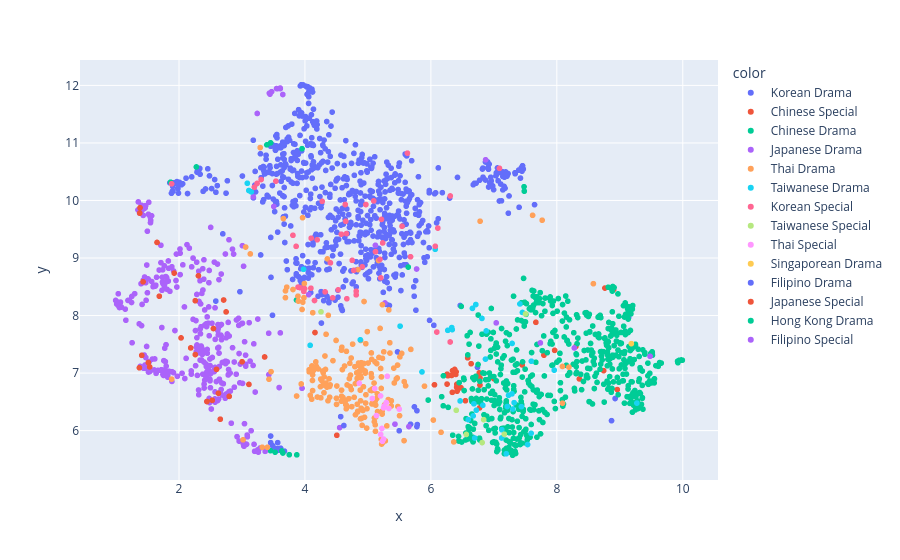

The notebook cell this image was saved under:
### Code cell
import plotly.express as px

fig = px.scatter(
    x=embedding_2d[:,0],
    y=embedding_2d[:,1],
    hover_name=df["title"],
    color=df["media_type"],
)

fig.show()

### Figure 1 — Plotly figure (JSON) as saved in the notebook; plotly's stock layout.template omitted (floating-point values rounded to 4 significant figures; data arrays with more than 128 entries replaced by an {"elided": "..."} marker saying what was removed)
{"data": [{"hovertemplate": "<b>%{hovertext}</b><br><br>color=Korean Drama<br>x=%{x}<br>y=%{y}<extra></extra>", "hovertext": {"elided": "713 str values"}, "legendgroup": "Korean Drama", "marker": {"color": "#636efa", "symbol": "circle"}, "mode": "markers", "name": "Korean Drama", "showlegend": true, "type": "scattergl", "x": {"elided": "713 float values"}, "xaxis": "x", "y": {"elided": "713 float values"}, "yaxis": "y"}, {"hovertemplate": "<b>%{hovertext}</b><br><br>color=Chinese Special<br>x=%{x}<br>y=%{y}<extra></extra>", "hovertext": ["The Untamed Special Edition", "Word of Honor - Epilogue", "Mysterious Lotus Casebook: Special Episode", "Lighter & Princess Extra", "Story of Kunning Palace Extra", "Only for Love Special", "The Double Special", "Immortal Samsara Special", "Moonlight Mystique Extra", "Put Your Head On My Shoulder Special Episode", "Our Secret Extra", "As Beautiful As You Special", "Buying Ears", "Le Coup de Foudre Special", "Gank Your Heart Special", "The Love Equations: Extra Story", "The Sleepless Princess Special", "The Blood of Youth Extra", "House Rules", "A Love So Beautiful Special", "A River Runs Through It Special", "Hu Tong: Chapter 1", "Joy of Life Special Edition", "Begin Again: Special", "The Rational Life: The Proposal Battle", "Good Bye My Princess: Special", "The Blooms at Ruyi Pavilion:  Spin-off", "Fake It Till You Make It Special", "Use for my Talent: Special Episode", "New Generation: Because I Have a Home", "Love Unexpected Special", "You Are My Secret Special", "Secrets Happened on the Litchi Island Extra", "Rainkissed Fate"], "legendgroup": "Chinese Special", "marker": {"color": "#EF553B", "symbol": "circle"}, "mode": "markers", "name": "Chinese Special", "showlegend": true, "type": "scattergl", "x": [7.795, 7.965, 7.667, 6.343, 6.377, 6.271, 6.4, 9.261, 7.45, 6.34, 6.478, 6.443, 6.639, 6.78, 6.548, 6.409, 8.763, 8.96, 6.584, 6.257, 6.329, 8.303, 6.768, 6.396, 6.998, 8.904, 8.744, 6.78, 6.412, 6.773, 6.259, 6.416, 6.057, 8.358], "xaxis": "x", "y": [7.311, 7.395, 7.883, 7.042, 7.064, 6.954, 7.022, 6.432, 7.142, 6.666, 6.746, 6.736, 7.163, 6.915, 6.52, 6.754, 8.478, 6.713, 7.265, 6.809, 6.959, 7.464, 7.005, 6.977, 6.904, 8.455, 7.042, 6.792, 6.806, 6.395, 6.981, 6.685, 6.796, 6.899], "yaxis": "y"}, {"hovertemplate": "<b>%{hovertext}</b><br><br>color=Chinese Drama<br>x=%{x}<br>y=%{y}<extra></extra>", "hovertext": {"elided": "552 str values"}, "legendgroup": "Chinese Drama", "marker": {"color": "#00cc96", "symbol": "circle"}, "mode": "markers", "name": "Chinese Drama", "showlegend": true, "type": "scattergl", "x": {"elided": "552 float values"}, "xaxis": "x", "y": {"elided": "552 float values"}, "yaxis": "y"}, {"hovertemplate": "<b>%{hovertext}</b><br><br>color=Japanese Drama<br>x=%{x}<br>y=%{y}<extra></extra>", "hovertext": {"elided": "340 str values"}, "legendgroup": "Japanese Drama", "marker": {"color": "#ab63fa", "symbol": "circle"}, "mode": "markers", "name": "Japanese Drama", "showlegend": true, "type": "scattergl", "x": {"elided": "340 float values"}, "xaxis": "x", "y": {"elided": "340 float values"}, "yaxis": "y"}, {"hovertemplate": "<b>%{hovertext}</b><br><br>color=Thai Drama<br>x=%{x}<br>y=%{y}<extra></extra>", "hovertext": {"elided": "200 str values"}, "legendgroup": "Thai Drama", "marker": {"color": "#FFA15A", "symbol": "circle"}, "mode": "markers", "name": "Thai Drama", "showlegend": true, "type": "scattergl", "x": {"elided": "200 float values"}, "xaxis": "x", "y": {"elided": "200 float values"}, "yaxis": "y"}, {"hovertemplate": "<b>%{hovertext}</b><br><br>color=Taiwanese Drama<br>x=%{x}<br>y=%{y}<extra></extra>", "hovertext": ["Someday or One Day", "Oh No! Here Comes Trouble", "More than Blue: The Series", "Had I Not Seen the Sun Part 2", "See Your Love", "Had I Not Seen the Sun", "Autumn's Concerto", "Lost Romance", "Unknown", "The World between Us", "They Kiss Again", "HIStory3", "We Best Love: No. 1 For You", "The On1y One", "We Best Love: Fighting Mr. 2nd", "Mars", "Copycat Killer", "Meet Me @ 1006", "It Started with a Kiss", "Danger Zone: The Dark Night", "Rainless Love in a Godless Land", "Shards of Her", "The Victims' Game", "In Time with You", "Back to 1989", "Kiseki: Dear to Me", "Light the Night Season 2", "Light the Night", "Before We Get Married", "The Victims' Game Season 2", "Black & White", "About Youth", "Danger Zone Season 2: The Silver Lining", "Bromance", "My Tooth Your Love", "Someone Like You", "Lesson in Love", "Attention, Love!", "HIStory2", "Light the Night Season 3", "You're My Destiny"], "legendgroup": "Taiwanese Drama", "marker": {"color": "#19d3f3", "symbol": "circle"}, "mode": "markers", "name": "Taiwanese Drama", "showlegend": true, "type": "scattergl", "x": [7.124, 3.977, 6.069, 6.879, 7.322, 6.811, 7.958, 7.595, 7.287, 5.859, 6.722, 7.454, 7.126, 6.593, 6.464, 6.867, 3.109, 7.29, 6.671, 6.66, 9.271, 4.879, 3.148, 7.592, 6.825, 5.511, 6.331, 6.268, 6.683, 3.085, 7.413, 7.196, 6.714, 7.233, 7.212, 7.302, 4.083, 7.536, 6.695, 6.339, 7.438], "xaxis": "x", "y": [5.872, 8.805, 9.152, 7.733, 6.486, 7.951, 7.051, 7.207, 6.639, 7.02, 6.356, 8.054, 6.016, 6.191, 6.516, 7.244, 10.17, 7.515, 6.256, 8.125, 6.479, 7.579, 10.15, 5.954, 6.441, 7.816, 7.791, 7.743, 6.466, 10.3, 8.202, 5.598, 8.192, 6.614, 6.419, 6.376, 7.483, 5.759, 5.872, 7.756, 6.417], "yaxis": "y"}, {"hovertemplate": "<b>%{hovertext}</b><br><br>color=Korean Special<br>x=%{x}<br>y=%{y}<extra></extra>", "hovertext": ["Mouse: The Predator", "tvN O'PENing: Our Beautiful Summer", "Dr. Romantic: APPENDIX, The Beginning of Everything", "Two Lights: Relumino", "Temptation of the Wife of Heirs Over Flowers", "The Temperature of Sophisticated Golden My-Way", "Drama Special Series Season 1: White Christmas", "Tale of the Nine Tailed: An Unfinished Story", "The Legend of the Blue Sea - The Legend Continues", "Drama Special Season 14: Love Attack", "My Dear Youth - Coffee Prince", "A LDF Original Series", "First Day of Becoming a JYP Trainee", "Mouse: The Theatrical Cut", "You Who Came from the Stars: Epilogue", "Broken Friendship", "Descendants of the Sun: Recap Special", "W Special", "You Who Came from the Stars: The Beginning", "Kingdom: Ashin of the North", "The Happy Loner", "Page Turner", "Brotherly Secret", "Drama Special Season 7: The Legendary Lackey", "Thorough Investigation", "Drama Special Season 14: TV Cinema - Behind the Shadows", "Curious Business Proposal Story Y", "Drama Special Season 4: My Friend Is Still Alive", "SF8: Joan's Galaxy", "Drama Festa: Hello Dracula", "Mr. Sunshine Special", "Flower of Evil Special", "You Drive Me Crazy", "The Raincoat Killer: Chasing a Predator in Korea", "18 Again｜Serim High After School Activity", "Drama Special Season 7: The Red Teacher", "Our Beloved Summer: The Documentary", "Drama Special Season 13: Nineteen Otters", "My Love Eun Dong: The Beginning", "Drama Special Season 12: A Moment of Romance", "18 Again｜A Make-up Class in Serim High", "Dream High Special Concert", "Drama Special Season 8: If We Were A Season", "Chicago Typewriter Special 1", "Penthouse: The Story of 540 Days", "School 2013 Special"], "legendgroup": "Korean Special", "marker": {"color": "#FF6692", "symbol": "circle"}, "mode": "markers", "name": "Korean Special", "showlegend": true, "type": "scattergl", "x": [3.24, 4.775, 1.883, 6.094, 5.092, 5.204, 3.923, 6.308, 6.07, 4.666, 6.111, 4.909, 4.648, 3.196, 4.659, 5.12, 4.194, 3.809, 4.578, 7.089, 5.677, 5.215, 5.191, 3.983, 3.538, 4.814, 4.64, 4.32, 6.306, 4.751, 4.099, 4.274, 4.968, 3.304, 3.994, 3.89, 4.528, 4.44, 5.234, 5.542, 4.094, 4.405, 4.814, 3.86, 5.627, 4.152], "xaxis": "x", "y": [10.3, 8.786, 10.29, 7.713, 9.993, 8.655, 8.485, 10.08, 9.204, 8.292, 9.52, 8.848, 9.638, 10.23, 9.424, 9.111, 9.317, 9.395, 9.413, 10.56, 9.022, 9.671, 8.977, 8.419, 10.34, 8.36, 9.93, 8.412, 7.541, 8.96, 9.344, 9.985, 9.929, 10.36, 8.468, 8.495, 8.447, 8.308, 9.262, 9.553, 8.475, 8.916, 8.423, 9.203, 10.82, 8.262], "yaxis": "y"}, {"hovertemplate": "<b>%{hovertext}</b><br><br>color=Taiwanese Special<br>x=%{x}<br>y=%{y}<extra></extra>", "hovertext": ["Someday or One Day Extra Scene", "We Best Love: No. 1 For You Special Edition", "HIStory3: Trapped", "We Best Love: Fighting Mr. 2nd Special Edition", "HIStory2: Crossing the Line", "PTS Original: The Silent Forest", "HIStory3: Make Our Days Count"], "legendgroup": "Taiwanese Special", "marker": {"color": "#B6E880", "symbol": "circle"}, "mode": "markers", "name": "Taiwanese Special", "showlegend": true, "type": "scattergl", "x": [6.838, 7.166, 7.503, 6.403, 6.563, 4.255, 6.814], "xaxis": "x", "y": [6.191, 5.937, 8.028, 6.354, 5.934, 8.065, 5.792], "yaxis": "y"}, {"hovertemplate": "<b>%{hovertext}</b><br><br>color=Thai Special<br>x=%{x}<br>y=%{y}<extra></extra>", "hovertext": ["KinnPorsche Side Story", "Last Twilight in Phuket", "The Boy Next World Special Episode: A World Where We Don’t Know Each Other", "Love in the Air: Special Episode", "Jack & Joker: U Steal My Heart! Special Episode", "NADAO x OPPO", "TharnType Special: Our Final Love", "Shining in My Eyes", "Our Skyy 2: Bad Buddy", "Theory of Love: Special Episode \"Stand By Me\"", "TharnType Season 2 Special: The Wedding Day", "The Sign Special Episode Encore", "Our Skyy: Arthit-Kongpob", "Knock Out Special Episode", "Your Sky of Us"], "legendgroup": "Thai Special", "marker": {"color": "#FF97FF", "symbol": "circle"}, "mode": "markers", "name": "Thai Special", "showlegend": true, "type": "scattergl", "x": [5.069, 5.136, 5.498, 5.222, 4.863, 5.25, 5.2, 5.308, 5.231, 5.261, 5.292, 5.107, 5.248, 5.333, 5.202], "xaxis": "x", "y": [6.558, 6.262, 6.374, 6.038, 6.823, 6.396, 6.604, 6.944, 5.815, 6.43, 6.489, 6.731, 5.854, 6.385, 5.935], "yaxis": "y"}, {"hovertemplate": "<b>%{hovertext}</b><br><br>color=Singaporean Drama<br>x=%{x}<br>y=%{y}<extra></extra>", "hovertext": ["Kill to Love"], "legendgroup": "Singaporean Drama", "marker": {"color": "#FECB52", "symbol": "circle"}, "mode": "markers", "name": "Singaporean Drama", "showlegend": true, "type": "scattergl", "x": [9.183], "xaxis": "x", "y": [7.512], "yaxis": "y"}, {"hovertemplate": "<b>%{hovertext}</b><br><br>color=Filipino Drama<br>x=%{x}<br>y=%{y}<extra></extra>", "hovertext": ["Like in the Movies", "Safe Skies, Archer", "The Muse of Section E", "Maria Clara and Ibarra", "On the Wings of Love", "The Rain in Espana", "Gameboys", "Gameboys Level-Up Edition", "Descendants of the Sun", "Marahuyo Project", "He’s into Her", "Hello Stranger"], "legendgroup": "Filipino Drama", "marker": {"color": "#636efa", "symbol": "circle"}, "mode": "markers", "name": "Filipino Drama", "showlegend": true, "type": "scattergl", "x": [4.618, 5.778, 4.133, 2.585, 5.738, 4.567, 5.785, 5.778, 4.127, 5.497, 3.485, 5.677], "xaxis": "x", "y": [6.089, 6.346, 8.831, 8.251, 6.414, 6.244, 6.106, 6.071, 9.255, 5.998, 8.005, 6.111], "yaxis": "y"}, {"hovertemplate": "<b>%{hovertext}</b><br><br>color=Japanese Special<br>x=%{x}<br>y=%{y}<extra></extra>", "hovertext": ["Nodame Cantabile in Europe", "Our Youth: After Story", "Okaasan, Ore wa Daijoubu", "Old Fashion Cupcake Epilogue: Apple Pie", "Code Blue Special", "Valentine's Day / Rokkaku", "Door to Door", "BORDER: Shokuzai", "Mischievous Kiss 2: Love in Okinawa", "Love Stories from Fukuoka 13", "Kimi no Te ga Sasayaite Iru", "Kyojo", "Anohana: The Flower We Saw That Day", "Legal High SP", "Rich Man, Poor Woman in New York", "Jimi ni Sugoi! DX Koetsu Garu Kono Etsuko", "1 Litre no Namida Special", "Doctor X 1: Gekai Daimon Michiko Special", "Overprotected Kahoko -2018 Love & Dream-", "Gokusen Special", "Kagi no Kakatta Heya SP", "SPEC: Life", "Kindaichi Shonen no Jikenbo: Gokumon Juku Satsujin Jiken", "Hana Yori Dango Special Final", "My Long Awaited Love Story", "Our Dining Table Spin Off", "Yuuki", "Gokusen Special 3", "Gibo to Musume no Blues 2020-nen Kinga Shinnen Special"], "legendgroup": "Japanese Special", "marker": {"color": "#EF553B", "symbol": "circle"}, "mode": "markers", "name": "Japanese Special", "showlegend": true, "type": "scattergl", "x": [2.596, 2.444, 1.651, 2.656, 1.381, 2.798, 4.16, 1.923, 3.111, 2.528, 2.748, 1.408, 2.186, 1.534, 3.002, 2.032, 2.547, 1.377, 3.36, 1.514, 2.258, 1.429, 1.687, 2.709, 2.626, 4.506, 2.309, 1.371, 2.259], "xaxis": "x", "y": [7.064, 6.506, 9.271, 6.199, 9.874, 6.595, 7.705, 8.738, 6.803, 6.528, 8.064, 7.308, 7.438, 7.108, 7.197, 7.612, 7.775, 9.78, 7.28, 7.184, 8.258, 8.586, 8.336, 8.27, 6.65, 5.919, 8.691, 7.092, 7.322], "yaxis": "y"}, {"hovertemplate": "<b>%{hovertext}</b><br><br>color=Hong Kong Drama<br>x=%{x}<br>y=%{y}<extra></extra>", "hovertext": ["Journey to the West", "The Legend of the Condor Heroes", "Line Walker", "Moonlight Resonance", "The Hippocratic Crush", "Forensic Heroes", "Forensic Heroes Season 2", "The Return of the Condor Heroes"], "legendgroup": "Hong Kong Drama", "marker": {"color": "#00cc96", "symbol": "circle"}, "mode": "markers", "name": "Hong Kong Drama", "showlegend": true, "type": "scattergl", "x": [9.546, 9.942, 3.954, 7.496, 2.276, 3.395, 3.455, 9.976], "xaxis": "x", "y": [6.896, 7.222, 10.9, 7.068, 10.58, 10.97, 11.0, 7.228], "yaxis": "y"}, {"hovertemplate": "<b>%{hovertext}</b><br><br>color=Filipino Special<br>x=%{x}<br>y=%{y}<extra></extra>", "hovertext": ["Dear Karl", "Gameboys: Out in the Open"], "legendgroup": "Filipino Special", "marker": {"color": "#ab63fa", "symbol": "circle"}, "mode": "markers", "name": "Filipino Special", "showlegend": true, "type": "scattergl", "x": [5.43, 5.651], "xaxis": "x", "y": [6.113, 6.071], "yaxis": "y"}], "layout": {"legend": {"title": {"text": "color"}, "tracegroupgap": 0}, "margin": {"t": 60}, "xaxis": {"anchor": "y", "domain": [0, 1], "title": {"text": "x"}}, "yaxis": {"anchor": "x", "domain": [0, 1], "title": {"text": "y"}}}}
